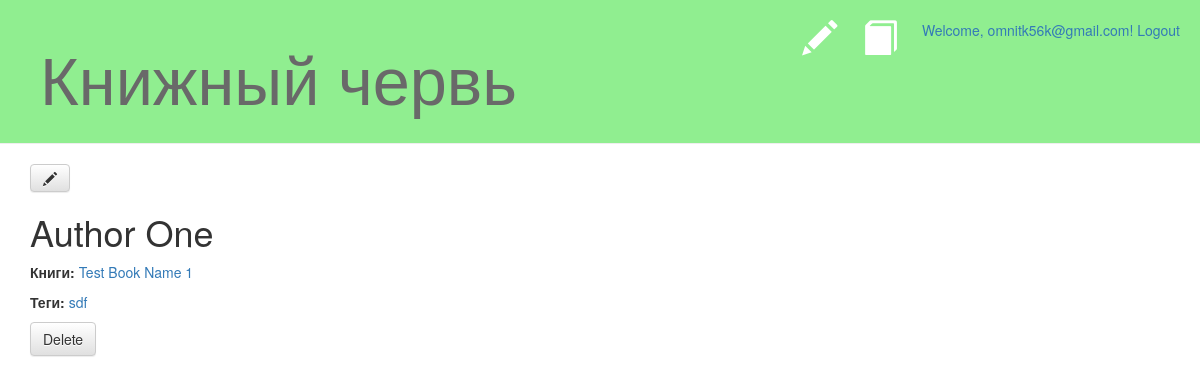
Page /author/author/1/ (signed in) on the committed database.
### accounts/models.py (models this page shows)
class User(AbstractUser):
    username = None
    email = models.EmailField(_('email address'), unique=True)
    is_confirmed = models.BooleanField(default=False)
    profile_pic = models.ImageField(
        upload_to='pics/profile_pics/', default='pics/profile_pics/None/blank.png')
    USERNAME_FIELD = 'email'
    REQUIRED_FIELDS = []
    objects = UserManager()

### authors/models.py (models this page shows, shortened)
class Author(models.Model):
    name = models.CharField(max_length=30, unique=True)
    tags = models.TextField(default="")
    published_date = models.DateTimeField(blank=True, null=True)
    post_author = models.ForeignKey(settings.AUTH_USER_MODEL, null=True, blank=True, on_delete=models.CASCADE)

### books/models.py (models this page shows, shortened)
class Book(models.Model):
    title = models.CharField(max_length=200, unique=True)
    description = models.TextField()
    post_author = models.ForeignKey(settings.AUTH_USER_MODEL, null=True, blank=True, on_delete=models.CASCADE)
    year_issued = models.SmallIntegerField()
    authors = models.ManyToManyField(Author, blank=True)
    tags = models.TextField(default="")
    publication_no = models.SmallIntegerField(default='1')
    isbn = models.SmallIntegerField()
    book_cover = models.ImageField(upload_to='pics/', default='pics/None/no_cover.png')
    created_date = models.DateTimeField(default=timezone.now)
    published_date = models.DateTimeField(blank=True, null=True)
    def __str__(self):
        return self.title

### authors/views.py (the view)
# urls.py: url(r'^author/(?P<pk>\d+)/$', author_detail, name='author_detail'),
def author_detail(request, pk):
    author = get_object_or_404(Author, pk=pk)
    return render(request, 'authors/author_detail.html', {'author': author})

### authors/templates/authors/author_detail.html
{% extends 'index/base.html' %}
{% block content %}
    <div class="author-detail">
		<a class="btn btn-default" href="{% url 'authors:author_edit' pk=author.pk %}"><span class="glyphicon glyphicon-pencil"></span></a>
		<h1>{{ author.name }}</h1>
        <p><b>Книги:</b> {% for book in author.book_set.all %}<a href="{% url 'books:book_detail' pk=book.pk %}">{{ book }}</a>{% if book != author.book_set.last %}{{ ", " }}{% endif %}{% endfor %}</p>
        <p><b>Теги:</b> {% for tag in author.tags.split %}<a href="">{{ tag }}</a> {% endfor %}</p>
        <a href="{% url 'authors:author_delete' pk=author.pk %}" class="btn btn-default">Delete</a>
    </div>
{% endblock %}

### index/templates/index/base.html (shortened to what this page needs)
{% load staticfiles %}
<html>
    <head>
		<link rel="stylesheet" href="//maxcdn.bootstrapcdn.com/bootstrap/3.2.0/css/bootstrap.min.css">
		<link rel="stylesheet" href="//maxcdn.bootstrapcdn.com/bootstrap/3.2.0/css/bootstrap-theme.min.css">
		<link rel="stylesheet" href="{% static 'css/index.css' %}">
        {% if user.is_authenticated %}
            <div class="logged-user">
                <a href="{% url 'accounts:profile_view' %}">Welcome, {{ user.email }}!  </a>
                <a href="{% url 'accounts:logout_view' %}">Logout</a>
            </div>
        {% else %}
            <div class="logged-user">
                <a href="{% url 'accounts:login_view' %}">Login</a>
                <a href="{% url 'accounts:signup' %}">Signup</a>
            </div>
        {% endif %}
    </head>
    <body>
		<div class="page-header">
			{% if user.is_authenticated %}
				<a href="{% url 'books:book_new' %}" title="Добавить книгу" class="top-menu"><span class="glyphicon glyphicon-book"></span></a>
                <a href="{% url 'authors:author_new' %}" title="Добавить автора" class="top-menu"><span class="glyphicon glyphicon-pencil"></span></a>
			{% endif %}
			<h1><a href="/">Книжный червь</a></h1>
		</div>
		<div class="content container">
				<div class="row">
				<div class="col-md-8">
				{% block content %}
				{% endblock %}
				</div>
			</div>
		</div>
    </body>
</html>

### index/static/css/index.css (style rules this page uses)
h1 a { color: dimgrey; font-size: 50pt; }
.page-header { background-color: lightgreen; margin-top: 0; padding: 20px 20px 20px 40px; }
.top-menu, .top-menu:hover, .top-menu:visited { color: #ffffff; float: right; font-size: 26pt; margin-right: 25px; }
.logged-user { float: right; margin-right: 20px; margin-top: 20px; }

### rows in the picture
User: email "omnitk56k@gmail.com"
Author: name "Author One", split "sdf"
Book: title "Test Book Name 1"
